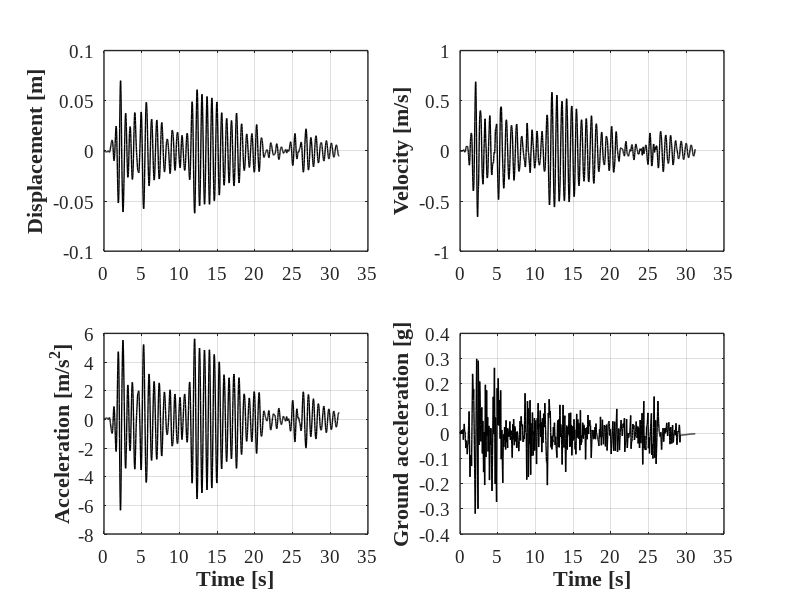

Write the MATLAB code that produced this figure.
%% Structural Dynamics and Vibration Control(M. Azimi et al.)
%% Example 5-5: Wilson-theta Method, Earthquake Loading
    
clc; clear; close all;
%% parameters
ma = 1;
k  = 90.829;
wn = sqrt(k/ma);
tn = 6.283/wn;
theta = 1.42;
r = 0.02;
c = 2.0*r*sqrt(k*ma);
u(1) = 0;
v(1) = 0;
tt = 31.18;
n  = 1559;
n1 = n+1;
dt = tt/n;

EQ = load('Elcentro.txt');

for i = 1:n1
    ug(i) = EQ(i,2);
    p(i)  = -ug(i)*9.81;
end

an(1) = (p(1)-c*v(1)-k*u(1))/ma;
kh = k+3.0*c/(theta*dt)+6.0*ma/(theta*dt)^2;
a = 6.0*ma/(theta*dt)+3.0*c;
b = 3.0*ma+theta*dt*c/2.0;

for i = 1:n1
    s(i)=(i-1)*dt;
end

for i = 2:n1
ww = (p(i)-p(i-1))*theta+a*v(i-1)+b*an(i-1);
xx = ww/kh;
zz = (6.0*xx/((theta*dt)^2)-6.0*v(i-1)/(theta*dt)-3.0*an(i-1))/theta;
yy = dt*an(i-1)+dt*zz/2.0;
v(i) = v(i-1)+yy;
an(i) = an(i-1)+zz;
vv = dt*v(i-1)+dt*dt*(3.0*an(i-1)+zz)/6.0;
u(i) = u(i-1)+vv;
end

% Total Acceleration
for i=1:n1
    an(i)=an(i)+ug(i)*9.81;
end


%% Plot
figure(1); set(figure(1), 'Position', [100   100   1100   600])

subplot(2,2,1); grid on; box on; hold on
    plot(s,u,'LineWidth',1,'Color',[0 0 0]);
    set(gca, 'LineWidth',1, 'FontWeight','normal', 'FontName','Times New Roman', 'FontSize',14) 
    ylabel('Displacement [m]', 'fontsize',16, 'fontname','Times New Roman','FontWeight','Bold')


subplot(2,2,2); grid on; box on; hold on
    plot(s,v,'LineWidth',1,'Color',[0 0 0]);
    set(gca, 'LineWidth',1, 'FontWeight','normal', 'FontName','Times New Roman', 'FontSize',14) 
    ylabel('Velocity [m/s]', 'fontsize',16, 'fontname','Times New Roman','FontWeight','Bold')

    
subplot(2,2,3); grid on; box on; hold on
    plot(s,an,'LineWidth',1,'Color',[0 0 0]);
    set(gca, 'LineWidth',1, 'FontWeight','normal', 'FontName','Times New Roman', 'FontSize',14) 
    xlabel('Time [s]', 'fontsize',16, 'fontname','Times New Roman','FontWeight','Bold')
    ylabel('Acceleration [m/s^2]', 'fontsize',16, 'fontname','Times New Roman','FontWeight','Bold')
    
    
subplot(2,2,4); grid on; box on; hold on
    plot(s,ug,'LineWidth',1,'Color',[0 0 0]);
    set(gca, 'LineWidth',1, 'FontWeight','normal', 'FontName','Times New Roman', 'FontSize',14) 
    xlabel('Time [s]', 'fontsize',16, 'fontname','Times New Roman','FontWeight','Bold')
    ylabel('Ground acceleration [g]', 'fontsize',16, 'fontname','Times New Roman','FontWeight','Bold')
    
    
%% Print 
print('EX_5_8','-dpng')
